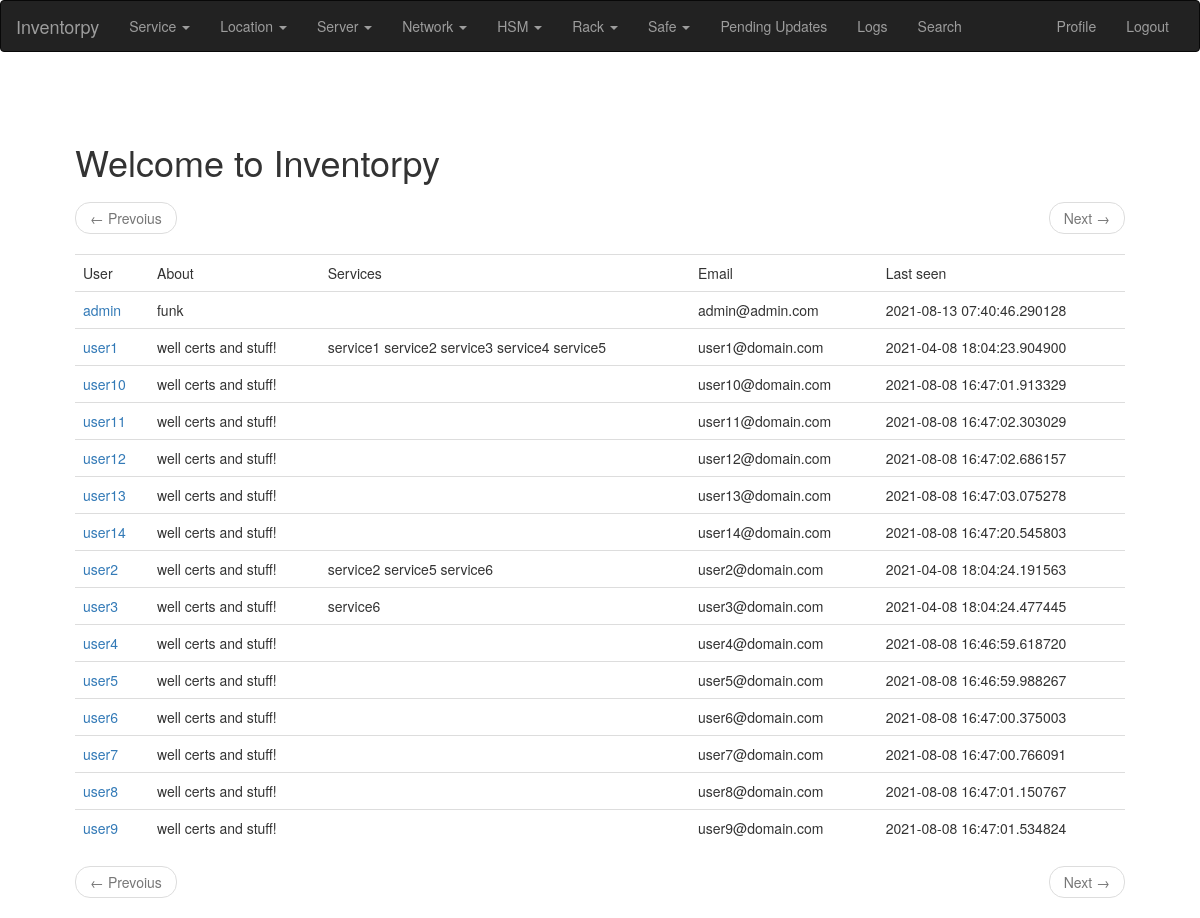
The page /user/list (signed in) on the database its author committed.
### app/models.py (models this page shows, shortened)
class PaginatedAPIMixin(object):
    @staticmethod
    def to_collection_dict(query, page, per_page, endpoint, **kwargs):
        resources = query.paginate(page, per_page, False)
        print("page: %s per_page: %s endpoint %s" % (page, per_page, endpoint))
        data = {
            'items': [item.to_dict() for item in resources.items],
            '_meta': {
                'page': page,
                'per_page': per_page,
                'total_pages': resources.pages,
                'total_items': resources.total
            },
            '_links': {
                'self': url_for(endpoint, id=id, page=page, per_page=per_page,
                                **kwargs),
                'next': url_for(endpoint, id=id, page=page + 1, per_page=per_page,
                                **kwargs) if resources.has_next else None,
                'prev': url_for(endpoint, id=id, page=page - 1, per_page=per_page,
                                **kwargs) if resources.has_prev else None
            }
        }
        return data

class User(PaginatedAPIMixin, UserMixin, db.Model):
    __tablename__ = "user"
    __searchable__ = ['username', 'email', 'about_me']
    id = db.Column(db.Integer, primary_key=True)
    username = db.Column(db.String(64), index=True, unique=True)
    email = db.Column(db.String(120), index=True, unique=True)
    password_hash = db.Column(db.String(128))
    about_me = db.Column(db.String(140))
    last_seen = db.Column(db.DateTime, default=datetime.utcnow)
    api_key = db.Column(db.String(32), index=True, unique=True)
    token = db.Column(db.String(32), index=True, unique=True)
    token_expiration = db.Column(db.DateTime)
    service = db.relationship('Service')

class Service(PaginatedAPIMixin, db.Model):
    __tablename__ = "service"
    __searchable__ = ['name']
    id = db.Column(db.Integer, primary_key=True)
    name = db.Column(db.String(140), unique=True)
    updated = db.Column(db.DateTime, index=True, default=datetime.utcnow)
    color = db.Column(db.String(140))
    users = db.relationship('User', secondary=service_user)
    manager = db.relationship('User', foreign_keys='Service.manager_id')
    manager_id = db.Column(db.Integer, db.ForeignKey('user.id'))

### app/main/routes.py (the view)
@bp.route('/user/list')
@login_required
def user_list():
    page = request.args.get('page', 1, type=int)
    users = User.query.order_by(User.username).paginate(page, current_app.config['POSTS_PER_PAGE'], False)
    services = Service.query.all()
    next_url = url_for('main.user_list', page=users.next_num) if users.has_next else None
    prev_url = url_for('main.user_list', page=users.prev_num) if users.has_prev else None
    return render_template('users.html', users=users.items, services=services,
                           next_url=next_url, prev_url=prev_url)

### app/main/routes.py (called while the page is built)
@bp.before_app_request
def before_request():
    if current_user.is_authenticated:
        current_user.last_seen = datetime.utcnow()
        db.session.commit()
    g.locale = str(get_locale())

### app/models.py (called while the page is built)
@login.user_loader
def load_user(id):
    print(f'regular user loaded for login userid: {id}')
    return User.query.get(int(id))

### app/templates/users.html (shortened to what this page needs)
{% extends "base.html" %}
{% block app_content %}
  {% if users %}
  <nav aria-label="...">
      <ul class="pager">
          <li class="previous{% if not prev_url %} disabled{% endif %}">
              <a href="{{ prev_url or '#' }}">
                  <span aria-hidden="true">&larr;</span> {{ _('Prevoius') }}
              </a>
          </li>
          <li class="next{% if not next_url %} disabled{% endif %}">
              <a href="{{ next_url or '#' }}">
                  {{ _('Next') }} <span aria-hidden="true">&rarr;</span>
              </a>
          </li>
      </ul>
  </nav>
  {% endif %}
  <table class="table table-hover">
    <tr>
        <td>  {{ _('User') }} </td>
        <td>  {{ _('About') }}  </td>
        <td>  {{ _('Services') }}  </td>
        <td>  {{ _('Email') }} </td>
        <td>  {{ _('Last seen') }} </td>
    </tr>
    {% for u in users %}
      <tr>
          <td>  {{ user_link }}  </td>
          <td>  {{ u.about_me}} </td>
          <td>
            {% for service in services %}
              {% for su in service.users %}
                {% if su.username == u.username %}
                  {{ service.name }}
                {% endif %}
              {% endfor %}
            {% endfor %}
         </td>
         <td>  {{ u.email}} </td>
         <td>  {{ u.last_seen }} </td>
      </tr>
      {% endfor %}
  </table>
    {% if users %}
    <nav aria-label="...">
        <ul class="pager">
            <li class="previous{% if not prev_url %} disabled{% endif %}">
                <a href="{{ prev_url or '#' }}">
                    <span aria-hidden="true">&larr;</span> {{ _('Prevoius') }}
                </a>
            </li>
            <li class="next{% if not next_url %} disabled{% endif %}">
                <a href="{{ next_url or '#' }}">
                    {{ _('Next') }} <span aria-hidden="true">&rarr;</span>
                </a>
            </li>
        </ul>
    </nav>
    {% endif %}
{% endblock %}

### rows shown on the page
User: username "admin", about_me "funk", email "admin@admin.com", last_seen "2021-08-13 07:40:46.290128"
User: username "user1", about_me "well certs and stuff!", email "user1@domain.com", last_seen "2021-04-08 18:04:23.904900"
Service: name "service1"
Service: name "service2"
Service: name "service3"
Service: name "service4"
Service: name "service5"
User: username "user10", about_me "well certs and stuff!", email "user10@domain.com", last_seen "2021-08-08 16:47:01.913329"
User: username "user11", about_me "well certs and stuff!", email "user11@domain.com", last_seen "2021-08-08 16:47:02.303029"
User: username "user12", about_me "well certs and stuff!", email "user12@domain.com", last_seen "2021-08-08 16:47:02.686157"
User: username "user13", about_me "well certs and stuff!", email "user13@domain.com", last_seen "2021-08-08 16:47:03.075278"
User: username "user14", about_me "well certs and stuff!", email "user14@domain.com", last_seen "2021-08-08 16:47:20.545803"
User: username "user2", about_me "well certs and stuff!", email "user2@domain.com", last_seen "2021-04-08 18:04:24.191563"
Service: name "service6"
User: username "user3", about_me "well certs and stuff!", email "user3@domain.com", last_seen "2021-04-08 18:04:24.477445"
User: username "user4", about_me "well certs and stuff!", email "user4@domain.com", last_seen "2021-08-08 16:46:59.618720"
User: username "user5", about_me "well certs and stuff!", email "user5@domain.com", last_seen "2021-08-08 16:46:59.988267"
User: username "user6", about_me "well certs and stuff!", email "user6@domain.com", last_seen "2021-08-08 16:47:00.375003"
User: username "user7", about_me "well certs and stuff!", email "user7@domain.com", last_seen "2021-08-08 16:47:00.766091"
User: username "user8", about_me "well certs and stuff!", email "user8@domain.com", last_seen "2021-08-08 16:47:01.150767"
User: username "user9", about_me "well certs and stuff!", email "user9@domain.com", last_seen "2021-08-08 16:47:01.534824"
